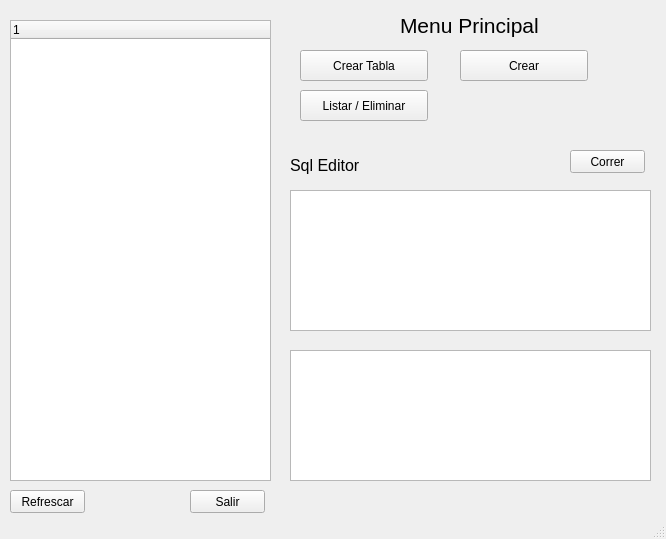
<?xml version="1.0" encoding="UTF-8"?>
<ui version="4.0">
 <class>MenuPrincipal</class>
 <widget class="QMainWindow" name="MenuPrincipal">
  <property name="geometry">
   <rect>
    <x>0</x>
    <y>0</y>
    <width>666</width>
    <height>539</height>
   </rect>
  </property>
  <property name="cursor">
   <cursorShape>ArrowCursor</cursorShape>
  </property>
  <property name="windowTitle">
   <string>Menu Principal</string>
  </property>
  <property name="windowOpacity">
   <double>1.000000000000000</double>
  </property>
  <property name="autoFillBackground">
   <bool>false</bool>
  </property>
  <widget class="QWidget" name="centralwidget">
   <widget class="QPushButton" name="btnCrear">
    <property name="geometry">
     <rect>
      <x>300</x>
      <y>50</y>
      <width>128</width>
      <height>31</height>
     </rect>
    </property>
    <property name="autoFillBackground">
     <bool>true</bool>
    </property>
    <property name="text">
     <string>Crear Tabla</string>
    </property>
    <property name="icon">
     <iconset>
      <normaloff>new.png</normaloff>new.png</iconset>
    </property>
    <property name="flat">
     <bool>false</bool>
    </property>
   </widget>
   <widget class="QPushButton" name="btnListar">
    <property name="geometry">
     <rect>
      <x>300</x>
      <y>90</y>
      <width>128</width>
      <height>31</height>
     </rect>
    </property>
    <property name="autoFillBackground">
     <bool>true</bool>
    </property>
    <property name="text">
     <string>Listar / Eliminar</string>
    </property>
    <property name="flat">
     <bool>false</bool>
    </property>
   </widget>
   <widget class="QLabel" name="label">
    <property name="geometry">
     <rect>
      <x>400</x>
      <y>10</y>
      <width>141</width>
      <height>31</height>
     </rect>
    </property>
    <property name="font">
     <font>
      <pointsize>16</pointsize>
     </font>
    </property>
    <property name="text">
     <string>Menu Principal</string>
    </property>
   </widget>
   <widget class="QTreeWidget" name="treeWidget">
    <property name="geometry">
     <rect>
      <x>10</x>
      <y>20</y>
      <width>261</width>
      <height>461</height>
     </rect>
    </property>
    <column>
     <property name="text">
      <string notr="true">1</string>
     </property>
    </column>
   </widget>
   <widget class="QPushButton" name="pushButton">
    <property name="geometry">
     <rect>
      <x>190</x>
      <y>490</y>
      <width>75</width>
      <height>23</height>
     </rect>
    </property>
    <property name="text">
     <string>Salir</string>
    </property>
   </widget>
   <widget class="QPushButton" name="pushButton_2">
    <property name="geometry">
     <rect>
      <x>10</x>
      <y>490</y>
      <width>75</width>
      <height>23</height>
     </rect>
    </property>
    <property name="text">
     <string>Refrescar</string>
    </property>
   </widget>
   <widget class="QTextEdit" name="textEdit">
    <property name="geometry">
     <rect>
      <x>290</x>
      <y>190</y>
      <width>361</width>
      <height>141</height>
     </rect>
    </property>
   </widget>
   <widget class="QLabel" name="label_2">
    <property name="geometry">
     <rect>
      <x>290</x>
      <y>150</y>
      <width>141</width>
      <height>31</height>
     </rect>
    </property>
    <property name="font">
     <font>
      <pointsize>12</pointsize>
     </font>
    </property>
    <property name="text">
     <string>Sql Editor</string>
    </property>
   </widget>
   <widget class="QPushButton" name="pushButton_3">
    <property name="geometry">
     <rect>
      <x>570</x>
      <y>150</y>
      <width>75</width>
      <height>23</height>
     </rect>
    </property>
    <property name="text">
     <string>Correr</string>
    </property>
   </widget>
   <widget class="QTableWidget" name="tableWidget">
    <property name="geometry">
     <rect>
      <x>290</x>
      <y>350</y>
      <width>361</width>
      <height>131</height>
     </rect>
    </property>
   </widget>
   <widget class="QPushButton" name="btnCrear_2">
    <property name="geometry">
     <rect>
      <x>460</x>
      <y>50</y>
      <width>128</width>
      <height>31</height>
     </rect>
    </property>
    <property name="autoFillBackground">
     <bool>true</bool>
    </property>
    <property name="text">
     <string>Crear</string>
    </property>
    <property name="icon">
     <iconset>
      <normaloff>new.png</normaloff>new.png</iconset>
    </property>
    <property name="flat">
     <bool>false</bool>
    </property>
   </widget>
  </widget>
  <widget class="QStatusBar" name="statusbar"/>
 </widget>
 <resources/>
 <connections/>
</ui>
